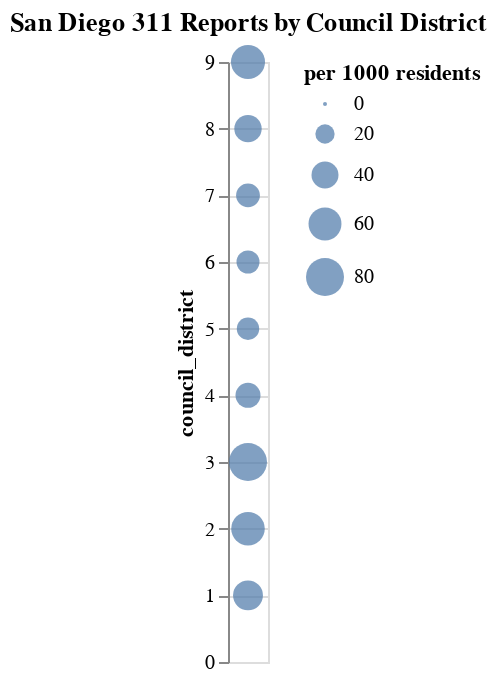

The notebook cell this image was saved under:
### Code cell
alt.Chart(merged_districts).mark_circle().encode(
    size = 'per 1000 residents',
    y=alt.Y('council_district').sort('-size'),
    tooltip='per 1000 residents',
).properties(
    title='San Diego 311 Reports by Council District'
)

### Figure 1 — Vega-Lite specification as saved in the notebook (floating-point values rounded to 4 significant figures)
{"config": {"view": {"continuousWidth": 300, "continuousHeight": 300}}, "data": {"name": "data-b717edc60c8751f009805290236cdf0d"}, "mark": {"type": "circle"}, "encoding": {"size": {"field": "per 1000 residents", "type": "quantitative"}, "tooltip": {"field": "per 1000 residents", "type": "quantitative"}, "y": {"field": "council_district", "sort": "-size", "type": "quantitative"}}, "title": "San Diego 311 Reports by Council District", "$schema": "https://vega.github.io/schema/vega-lite/v5.20.1.json", "datasets": {"data-b717edc60c8751f009805290236cdf0d": [{"index": 0, "council_district": 3.0, "count": 15922, "long_name": "Household Population", "council district population": 198555, "reports per capita": 0.08019, "per 1000 residents": 80.19}, {"index": 1, "council_district": 2.0, "count": 9579, "long_name": "Household Population", "council district population": 153544, "reports per capita": 0.06239, "per 1000 residents": 62.39}, {"index": 2, "council_district": 9.0, "count": 8980, "long_name": "Household Population", "council district population": 139579, "reports per capita": 0.06434, "per 1000 residents": 64.34}, {"index": 3, "council_district": 1.0, "count": 7956, "long_name": "Household Population", "council district population": 161394, "reports per capita": 0.0493, "per 1000 residents": 49.3}, {"index": 4, "council_district": 8.0, "count": 5366, "long_name": "Household Population", "council district population": 129935, "reports per capita": 0.0413, "per 1000 residents": 41.3}, {"index": 5, "council_district": 7.0, "count": 4927, "long_name": "Household Population", "council district population": 159828, "reports per capita": 0.03083, "per 1000 residents": 30.83}, {"index": 6, "council_district": 4.0, "count": 4332, "long_name": "Household Population", "council district population": 126873, "reports per capita": 0.03414, "per 1000 residents": 34.14}, {"index": 7, "council_district": 5.0, "count": 4250, "long_name": "Household Population", "council district population": 154900, "reports per capita": 0.02744, "per 1000 residents": 27.44}, {"index": 8, "council_district": 6.0, "count": 4034, "long_name": "Household Population", "council district population": 140195, "reports per capita": 0.02877, "per 1000 residents": 28.77}]}}
